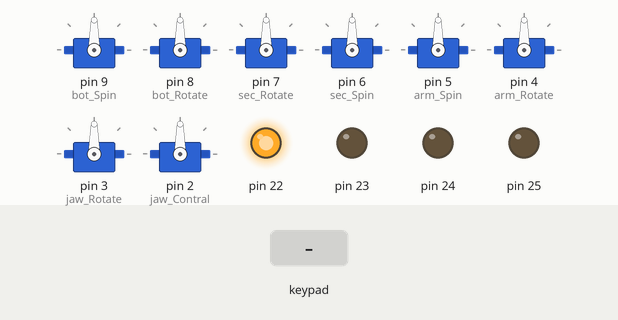
Bench run of a sketch on a simulated Arduino Mega 2560, built with avr-gcc and run on an emulated ATmega2560. Parts: 8 × servo, output pins drawn as LEDs (lit = HIGH). Dashed ring = blinking. The test bench sets the inputs (shaded band). What the sketch prints to the serial monitor is not drawn.

Above: at 0.01 s.
At 1.5 s:
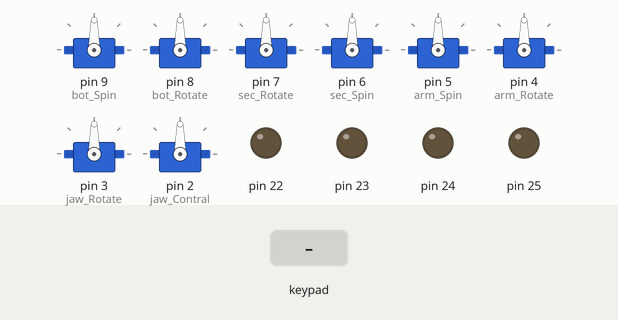
1.6 s: key '-' pressed
At 2.0 s:
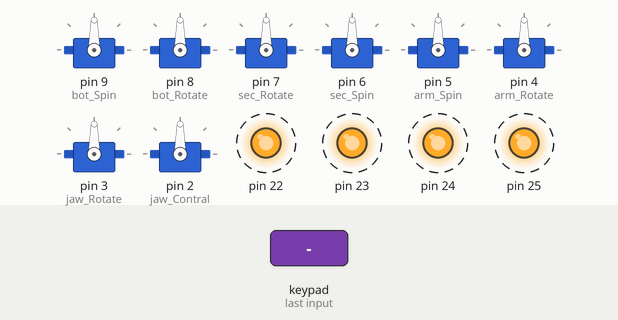
4.6 s: key 'U' pressed
Timing chart, 0 to 7.6 s (numbered marks = the images above; inputs shaded):
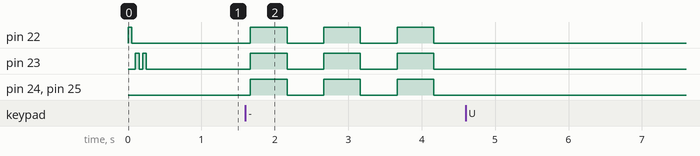

The sketch:

04.ino
```cpp
#include "PS2X_lib.h"
#include <Servo.h>

PS2X ps2x;

Servo bot_Spin;
Servo bot_Rotate;
Servo sec_Rotate;
Servo sec_Spin;
Servo arm_Spin;
Servo arm_Rotate;
Servo jaw_Contral;
Servo jaw_Rotate;

 int error=0;
 byte type=0;
 byte vibrate=0;

void setup() {


  bot_Spin.attach(9);  //大臂旋轉
  bot_Rotate.attach(8);//大臂自轉
  sec_Rotate.attach(7);   //二臂旋轉
  sec_Spin.attach(6);     //二臂自轉
  arm_Spin.attach(5);     //手腕自轉
  arm_Rotate.attach(4);   //手腕旋轉
  jaw_Rotate.attach(3);   //夾爪自轉
  jaw_Contral.attach(2);  //夾爪控制


  pinMode(22,OUTPUT);
  pinMode(23,OUTPUT);
  pinMode(24,OUTPUT);
  pinMode(25,OUTPUT);


 Serial.begin(9600);
  // 控制器接腳設置並驗證是否有錯誤:  GamePad(時脈腳位, 命令腳位, 選取腳位, 資料腳位, 是否支援類比按鍵, 是否支援震動)
  error = ps2x.config_gamepad(13,11,10,12, true, true);

 if(error == 0) { // 如果控制器連接沒有問題，就顯示底下的訊息。
   digitalWrite(22,HIGH);
   delay(50);
   digitalWrite(22,LOW);
   delay(50);
 }

  else if(error == 1){ // 找不到控制器，顯示底下的錯誤訊息。
   digitalWrite(23,HIGH);
   delay(50);
   digitalWrite(23,LOW);
   delay(50);
  }
  else if(error == 2)  {// 發現控制器，但不接受命令，請參閱程式作者網站的除錯說明。
   digitalWrite(24,HIGH);
   delay(50);
   digitalWrite(24,LOW);
   delay(50);
  }
  else if(error == 3){ // 控制器拒絕進入類比感測壓力模式，或許是此控制器不支援的緣故。
   digitalWrite(25,HIGH);
   delay(50);
   digitalWrite(25,LOW);
   delay(50);
  }
    type = ps2x.readType();
  switch(type)
  {
    case 0:
      digitalWrite(22,HIGH);
      delay(50);
      digitalWrite(22,LOW);
      delay(50);
      break;
    case 1:
      digitalWrite(23,HIGH);
      delay(50);
      digitalWrite(23,LOW);
      delay(50);
      break;
    case 2:
      digitalWrite(24,HIGH);
      delay(50);
      digitalWrite(24,LOW);
      delay(50);
      break;
  }
  type = ps2x.readType();  // 偵測控制器器的類型
     switch(type) {
       case 0:
        digitalWrite(22,HIGH);
        delay(50);
        digitalWrite(22,LOW);
         delay(50);
       break;
       case 1:
        digitalWrite(23,HIGH);
        delay(50);
        digitalWrite(23,LOW);
         delay(50);
       break;
       case 2:
         digitalWrite(24,HIGH);
        delay(50);
        digitalWrite(24,LOW);
         delay(50);
       break;
     }
}


int jawr=90; //馬達角度
int jawc=90;
int armr=90;
int arms=90;
int secs=90;
int secr=90;
int botr=90;
int bots=90;

int ss=analogRead(PSS_RX); //搖桿角度設定
int sr=analogRead(PSS_RY);
int bs=analogRead(PSS_LX);
int br=analogRead(PSS_LY);


int set_nember=1; //自動重複次數

int jawr_set[]={1,2,3,4,5,6};  //自動重複設定值
int jawc_set[]={1,2,3,4,5,6};
int armr_set[]={1,2,3,4,5,6};
int arms_set[]={1,2,3,4,5,6};
int secs_set[]={1,2,3,4,5,6};
int secr_set[]={1,2,3,4,5,6};
int botr_set[]={1,2,3,4,5,6};
int bots_set[]={1,2,3,4,5,6};


void loop() {
    if(error == 1) // 如果沒發現任何控制器，則跳出迴圈。
  return;

   if(type == 1) {
    ps2x.read_gamepad(false, 0);

     if(ps2x.ButtonPressed(PSB_START)){          // 系統歸零 *角度代設定* 已修復

      jaw_Contral.write(90);
      delay(50);
      jaw_Rotate.write(90);
      delay(50);
      arm_Rotate.write(90);
      delay(50);
      arm_Spin.write(90);
      delay(50);
      sec_Spin.write(90);
      delay(50);
      sec_Rotate.write(90);
      delay(50);
      bot_Rotate.write(90);
      delay(50);
      bot_Spin.write(90);
      delay(50);

      jawc=90;
      jawr=90;
      armr=90;
      arms=90;
      secs=90;
      secr=90;
      botr=90;
      bots=90;

      set_nember=1; //連續作動歸零
    }


     if(ps2x.Button(PSB_PAD_LEFT)==true){ //二臂旋轉，方向待確認(按鍵
       if(bots>0){
         bots=bots--;
         bot_Spin.write(bots);
         Serial.println("10");
       }
    }
      if(ps2x.Button(PSB_PAD_RIGHT)==true){
        if(bots<180){
            bots=bots++;
            bot_Spin.write(bots);
            Serial.println("11");
        }
    }
    if(ps2x.Button(PSB_PAD_UP)==true){ //大臂自轉，方向待確認(按鍵
        if(botr<180){
          botr=botr++;
          bot_Rotate.write(botr);
          Serial.println("20");
        }
    }
    if(ps2x.Button(PSB_PAD_DOWN)==true){
        if(secr>0){
          botr=botr--;
          bot_Rotate.write(botr);
          Serial.println("21");
        }
    }


    if(ps2x.Button(PSB_PINK)==true) {
     if(ps2x.Button(PSB_PAD_LEFT)==true){ //大臂旋轉，方向待確認(按鍵
       if(secs>0){
         secs=secs--;
         sec_Spin.write(secs);
         Serial.println("30");
       }
    }
      if(ps2x.Button(PSB_PAD_RIGHT)==true){
        if(secs<180){
            secs=secs++;
            sec_Spin.write(secs);
            Serial.println("31");
        }
    }
    if(ps2x.Button(PSB_PAD_UP)==true){ //二臂自轉，方向待確認(按鍵
        if(secr<180){
          secr=secr++;
          sec_Rotate.write(secr);
          Serial.println("40");
        }
    }
    if(ps2x.Button(PSB_PAD_DOWN)==true){
        if(secr>0){
          secr=secr--;
          sec_Rotate.write(secr);
          Serial.println("41");
        }
    }
   }


   if(ps2x.Button(PSB_RED)==true) {
     if(ps2x.Button(PSB_PAD_LEFT)==true){ //手腕旋轉，方向待確認(按鍵
       if(arms>0){
         arms=arms--;
         arm_Spin.write(arms);
         Serial.println("50");
       }
    }
      if(ps2x.Button(PSB_PAD_RIGHT)==true){
        if(arms<180){
            arms=arms++;
            arm_Spin.write(arms);
            Serial.println("51");
        }
    }
    if(ps2x.Button(PSB_PAD_UP)==true){ //手腕上下擺動，方向待確認(按鍵
        if(armr<180){
          armr=armr++;
          arm_Rotate.write(armr);
        }
    }
    if(ps2x.Button(PSB_PAD_DOWN)==true){
        if(armr>0){
          armr=armr--;
          arm_Rotate.write(armr);
        }
    }
   }

   if(ps2x.Button(PSB_R2)==true){ //夾爪合，方向待確認(按鍵
      if(jawc<180){
        jawc=jawc++;
        jaw_Contral.write(jawc);
      }
   }
   if(ps2x.Button(PSB_L2)==true){ //夾爪開，方向待確認(按鍵
      if(jawc>0){
        jawc=jawc--;
        jaw_Contral.write(jawc);
      }
   }


   if(ps2x.Button(PSB_R1)==true){  //手腕轉動，方向待確認(按鍵
    if(jawr<180){
      jawr=jawr++;
      jaw_Rotate.write(jawr);
    }
   }
   if(ps2x.Button(PSB_L1)==true){
    if(jawr>0){
      jawr=jawr--;
      jaw_Rotate.write(jawr);
    }
   }

   if(ps2x.Button(PSB_SELECT)){        //連續做動設定
      if (set_nember<=6){
         jawr_set[set_nember]=jawr;
         jawc_set[set_nember]=jawc;
         armr_set[set_nember]=armr;
         arms_set[set_nember]=arms;
         secs_set[set_nember]=secs;
         secr_set[set_nember]=secr;
         bots_set[set_nember]=bots;
         botr_set[set_nember]=botr;
         set_nember++;
    }else{
     for(int setting_error=1;setting_error<=3;setting_error++){ //if 連續做動動作設定超過6次
        digitalWrite(22,HIGH);
        digitalWrite(23,HIGH);
        digitalWrite(24,HIGH);
        digitalWrite(25,HIGH);
        delay(500);
        digitalWrite(22,LOW);
        digitalWrite(23,LOW);
        digitalWrite(24,LOW);
        digitalWrite(25,LOW);
        delay(500);
        }
      }
   }
   if(ps2x.ButtonPressed(PSB_GREEN)){                               //連續做動
    for(int repeat_time=1;repeat_time<=10;repeat_time++)
      for(int repeat_move=1;repeat_move<=set_nember;repeat_move++){
        bot_Spin.write(bots_set[repeat_move]);
        delay(10);
        bot_Rotate.write(botr_set[repeat_move]);
        delay(10);
        sec_Rotate.write(secr_set[repeat_move]);
        delay(10);
        sec_Spin.write(secs_set[repeat_move]);
        delay(10);
        arm_Spin.write(arms_set[repeat_move]);
        delay(10);
        arm_Rotate.write(armr_set[repeat_move]);
        delay(10);
        jaw_Rotate.write(jawr_set[repeat_move]);
        delay(10);
        jaw_Contral.write(jawc_set[repeat_move]);
        delay(1000);
     }
   }
   delay(10);
   }
}
```

Measured:
- after the input at 1.6 s, pin 22–25: alternates HIGH for 0.50 s and LOW for 0.50 s, starting after 0.07 s
- after the input at 4.6 s, every drawn part: stays the same
